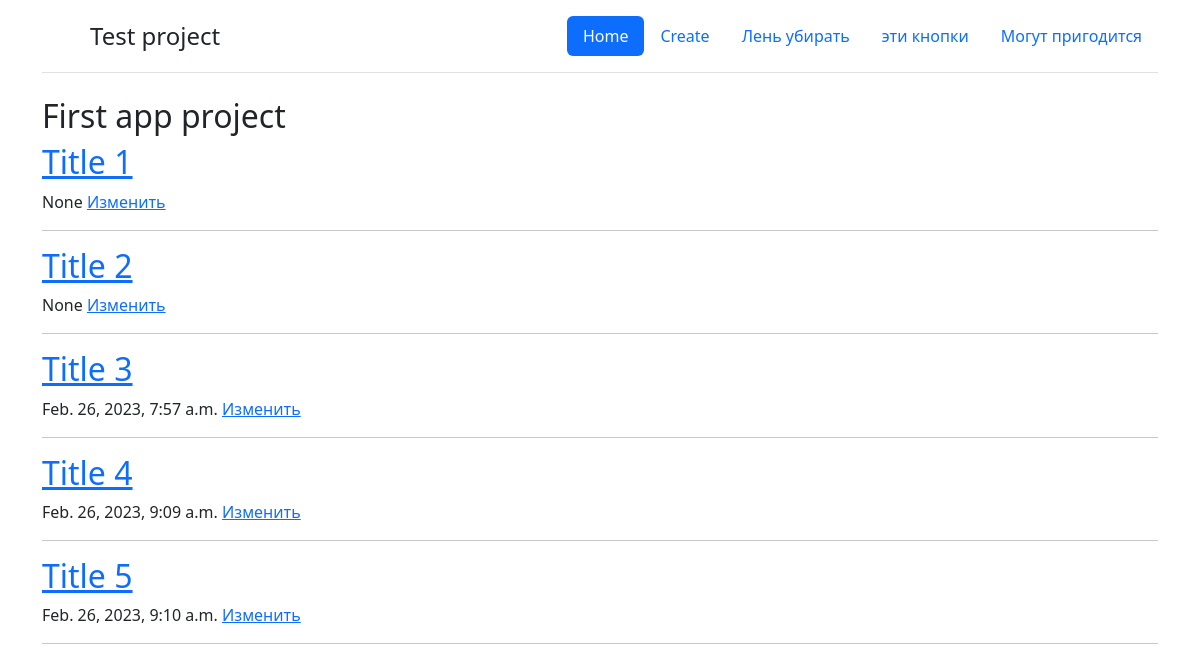
Before: / with the older database file.
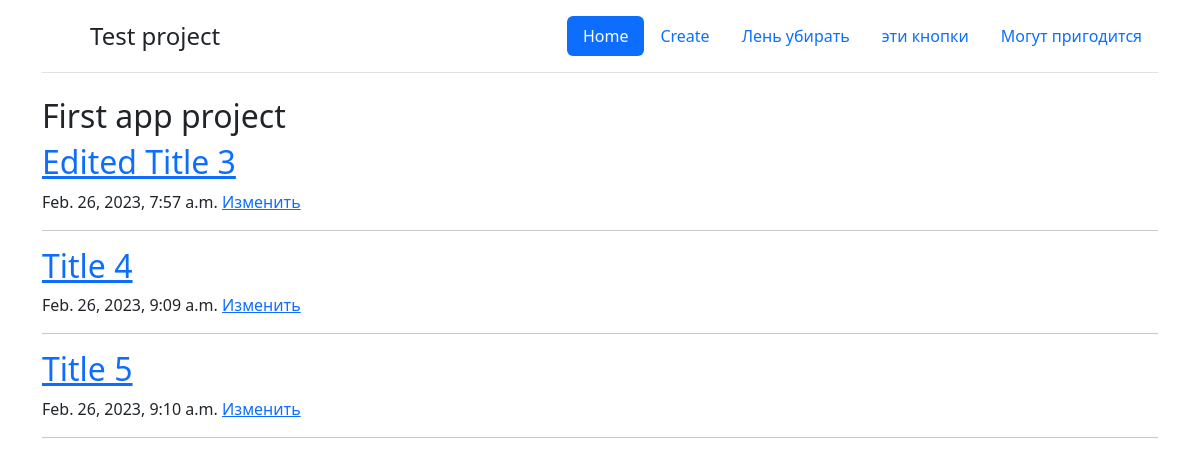
After: the same page with the newer database file.
### new_app/models.py (models this page shows)
class Treads(models.Model):
    title = models.CharField(max_length=127)
    content = models.TextField()
    created_time = models.DateTimeField(default=datetime.now())

### new_app/views.py (the view)
# urls.py: path("", views.show_threads, name="main"),
def show_threads(request):
    all_threads = Treads.objects.all()
    return render(request, "main_page.html", {"posts": all_threads})

### templates/main_page.html
{% extends "basic.html" %}
{% block content %}
    {% block title %}
        <h2>First app project</h2>
    {% endblock %}
    {% for post in posts %}
        <a href="{% url "view-tread" tread_id=post.id %}">
            <h2>{{ post.title }}</h2>
        </a>
        <span class="navbar-dark">{{ post.created_time }}</span>
        <a href="{% url "updater" post.id %}" class="navbar-dark">Изменить</a>
        <hr>
    {% endfor %}
{% endblock %}

Changed rows visible on the page:
removed Treads: title "Title 1", created_time "None"
removed Treads: title "Title 2", created_time "None"
changed Treads: title "Title 3" → "Edited Title 3"
